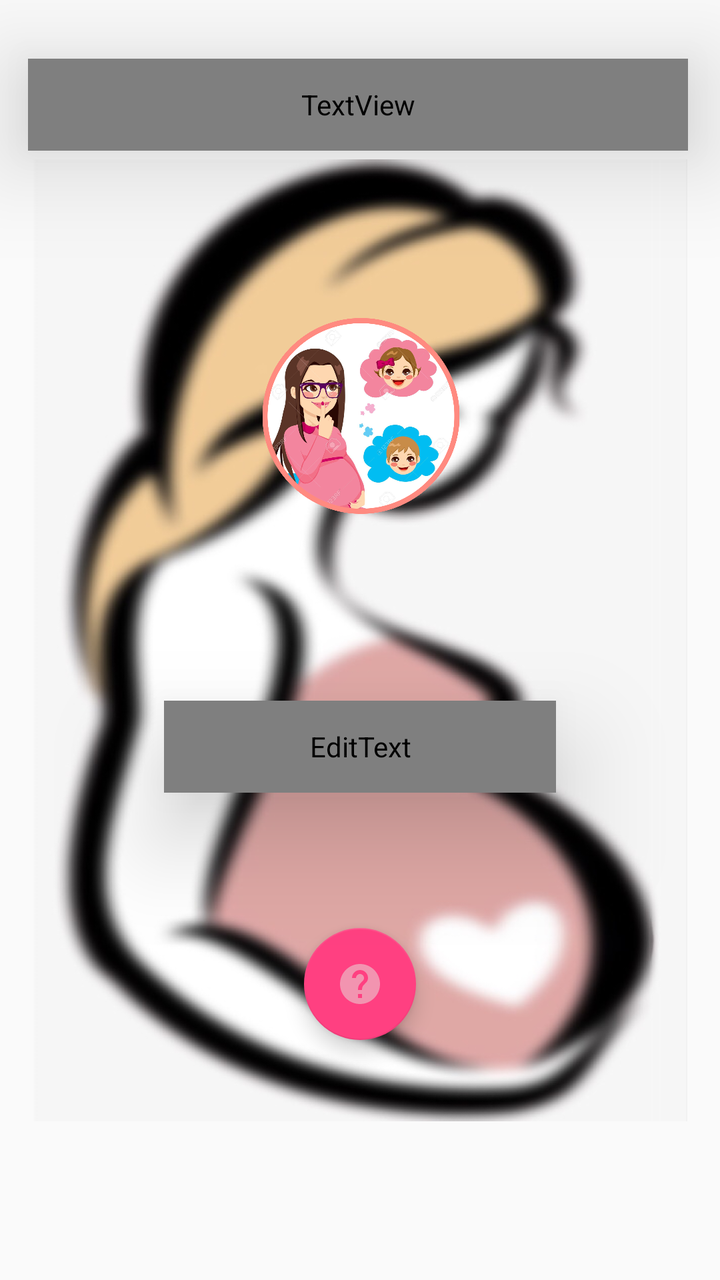
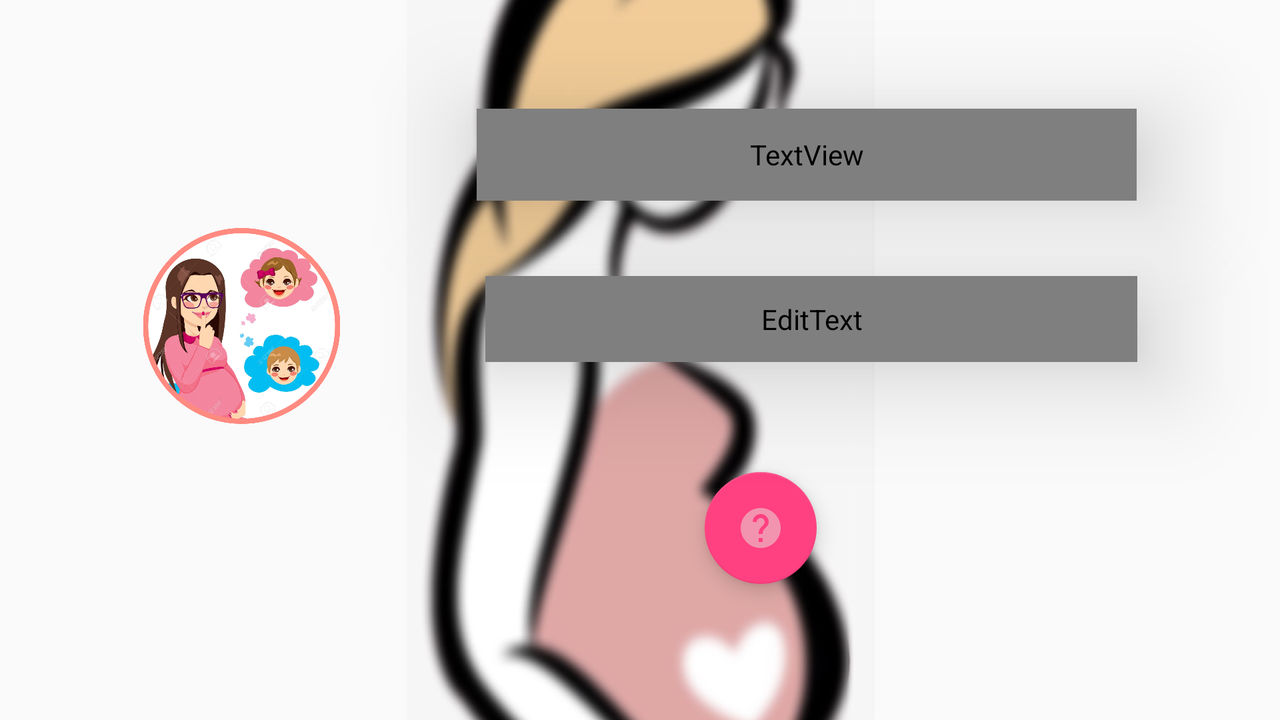

One screen, two layout resources from the same app: the default and the repository's alternative for another configuration. Each is rendered where Android would select it; the XML of both is given below.
<!-- AndroidManifest.xml: application theme AppTheme -->
<!-- res/layout/fragmento_principal.xml -->
<?xml version="1.0" encoding="utf-8"?>
<android.support.constraint.ConstraintLayout
    xmlns:android="http://schemas.android.com/apk/res/android"
    xmlns:app="http://schemas.android.com/apk/res-auto"
    xmlns:tools="http://schemas.android.com/tools"
    android:layout_width="match_parent"
    android:layout_height="match_parent">

    <LinearLayout
        android:id="@+id/linearLayout"
        android:layout_width="327dp"
        android:layout_height="481dp"
        android:layout_marginBottom="8dp"
        android:layout_marginEnd="8dp"
        android:layout_marginLeft="8dp"
        android:layout_marginRight="8dp"
        android:layout_marginStart="8dp"
        android:layout_marginTop="8dp"
        android:background="@drawable/background2"
        app:layout_constraintBottom_toBottomOf="parent"
        app:layout_constraintEnd_toEndOf="parent"
        app:layout_constraintStart_toStartOf="parent"
        app:layout_constraintTop_toTopOf="parent"
        android:orientation="vertical">

    </LinearLayout>

    <LinearLayout
        android:id="@+id/linearLayout2"
        android:layout_width="match_parent"
        android:layout_height="match_parent"
        android:background="@color/fondo"
        android:orientation="vertical"></LinearLayout>



    <ImageView
        android:id="@+id/imgLogo"
        android:layout_width="125dp"
        android:layout_height="98dp"
        android:layout_marginBottom="8dp"
        android:layout_marginEnd="8dp"
        android:layout_marginLeft="8dp"
        android:layout_marginRight="8dp"
        android:layout_marginStart="8dp"
        android:layout_marginTop="8dp"
        android:elevation="20dp"
        android:src="@mipmap/logo"
        app:layout_constraintBottom_toBottomOf="parent"
        app:layout_constraintEnd_toEndOf="parent"
        app:layout_constraintHorizontal_bias="0.502"
        app:layout_constraintStart_toStartOf="parent"
        app:layout_constraintTop_toTopOf="parent"
        app:layout_constraintVertical_bias="0.287" />

    <EditText
        android:id="@+id/txtFechaN"
        android:layout_width="196dp"
        android:layout_height="46dp"
        android:layout_marginBottom="8dp"
        android:layout_marginEnd="8dp"
        android:layout_marginLeft="8dp"
        android:layout_marginRight="8dp"
        android:layout_marginStart="8dp"
        android:layout_marginTop="8dp"
        android:background="@drawable/boton_redondo"
        android:elevation="30dp"
        android:focusable="false"
        android:gravity="center"
        android:hint="calcular nacimiento"
        android:textColor="@color/letra"
        android:textColorHint="@color/letra"
        android:textStyle="italic"
        app:layout_constraintBottom_toBottomOf="parent"
        app:layout_constraintEnd_toEndOf="parent"
        app:layout_constraintStart_toStartOf="parent"
        app:layout_constraintTop_toTopOf="parent"
        app:layout_constraintVertical_bias="0.592" />

    <TextView
        android:id="@+id/lblFechaNa"
        android:layout_width="330dp"
        android:layout_height="46dp"
        android:layout_marginBottom="8dp"
        android:layout_marginEnd="8dp"
        android:layout_marginLeft="8dp"
        android:layout_marginRight="8dp"
        android:layout_marginStart="8dp"
        android:layout_marginTop="8dp"
        android:background="@drawable/boton_redondo"
        android:elevation="30dp"
        android:gravity="center"
        android:text="Fecha Nacimiento"
        android:textColor="@color/letra"
        android:textStyle="italic"
        app:layout_constraintBottom_toBottomOf="parent"
        app:layout_constraintEnd_toEndOf="parent"
        app:layout_constraintHorizontal_bias="0.423"
        app:layout_constraintStart_toStartOf="parent"
        app:layout_constraintTop_toTopOf="parent"
        app:layout_constraintVertical_bias="0.037" />

    <android.support.design.widget.FloatingActionButton
        android:id="@+id/btnYuda"
        android:layout_width="wrap_content"
        android:layout_height="wrap_content"
        android:layout_marginBottom="120dp"
        android:layout_marginEnd="8dp"
        android:layout_marginStart="8dp"
        android:clickable="true"
        android:src="@drawable/ayuda"
        app:layout_constraintBottom_toBottomOf="parent"
        app:layout_constraintEnd_toEndOf="parent"
        app:layout_constraintStart_toStartOf="parent" />

</android.support.constraint.ConstraintLayout>
<!-- resources referenced by this layout -->
<resources>
  <!-- drawable ayuda (drawable) -->
  <vector android:height="24dp" android:tint="#8ee7d5d5"
      android:viewportHeight="24.0" android:viewportWidth="24.0"
      android:width="24dp" xmlns:android="http://schemas.android.com/apk/res/android">
      <path android:fillColor="#FF000000" android:pathData="M12,2C6.48,2 2,6.48 2,12s4.48,10 10,10 10,-4.48 10,-10S17.52,2 12,2zM13,19h-2v-2h2v2zM15.07,11.25l-0.9,0.92C13.45,12.9 13,13.5 13,15h-2v-0.5c0,-1.1 0.45,-2.1 1.17,-2.83l1.24,-1.26c0.37,-0.36 0.59,-0.86 0.59,-1.41 0,-1.1 -0.9,-2 -2,-2s-2,0.9 -2,2L8,9c0,-2.21 1.79,-4 4,-4s4,1.79 4,4c0,0.88 -0.36,1.68 -0.93,2.25z"/>
  </vector>
  <!-- drawable background2: jpeg bitmap (drawable, 67209 bytes) -->
  <!-- drawable boton_redondo (drawable) -->
  <?xml version="1.0" encoding="utf-8"?>
  <shape xmlns:android="http://schemas.android.com/apk/res/android">
      <solid android:color="#6d9f14a1"></solid>
      <corners android:radius="25dp"></corners>
  </shape>
  <!-- mipmap logo: png bitmap (mipmap-mdpi, 991822 bytes) -->
  <style name="AppTheme" parent="Theme.AppCompat.Light.DarkActionBar">
          
          <item name="colorPrimary">@color/colorPrimary</item>
          <item name="colorPrimaryDark">@color/colorPrimaryDark</item>
          <item name="colorAccent">@color/colorAccent</item>
          <item name="overlapAnchor">false</item>
          <item name="android:dropDownVerticalOffset">-4dp</item>
      </style>
  <color name="colorPrimary">#370A54</color>
  <color name="colorPrimaryDark">#767099</color>
  <color name="colorAccent">#FF4081</color>
</resources>
<!-- res/layout-land/fragmento_principal.xml (the repository's variant of the layout above) -->
<!-- drawn on the phone turned sideways -->
<?xml version="1.0" encoding="utf-8"?>
<android.support.constraint.ConstraintLayout
    xmlns:android="http://schemas.android.com/apk/res/android"
    xmlns:app="http://schemas.android.com/apk/res-auto"
    xmlns:tools="http://schemas.android.com/tools"
    android:layout_width="match_parent"
    android:layout_height="match_parent">

    <LinearLayout
        android:id="@+id/linearLayout"
        android:layout_width="234dp"
        android:layout_height="481dp"
        android:layout_marginBottom="8dp"
        android:layout_marginEnd="8dp"
        android:layout_marginStart="8dp"
        android:layout_marginTop="8dp"
        android:background="@drawable/background2"
        android:orientation="vertical"
        app:layout_constraintBottom_toBottomOf="parent"
        app:layout_constraintEnd_toEndOf="parent"
        app:layout_constraintStart_toStartOf="parent"
        app:layout_constraintTop_toTopOf="parent">

    </LinearLayout>

    <LinearLayout
        android:id="@+id/linearLayout2"
        android:layout_width="match_parent"
        android:layout_height="match_parent"
        android:background="@color/fondo"
        android:orientation="vertical"></LinearLayout>


    <ImageView
        android:id="@+id/imgLogo"
        android:layout_width="125dp"
        android:layout_height="98dp"
        android:layout_marginBottom="8dp"
        android:layout_marginEnd="8dp"
        android:layout_marginStart="8dp"
        android:layout_marginTop="8dp"
        android:elevation="20dp"
        android:src="@mipmap/logo"
        app:layout_constraintBottom_toBottomOf="parent"
        app:layout_constraintEnd_toEndOf="parent"
        app:layout_constraintHorizontal_bias="0.101"
        app:layout_constraintStart_toStartOf="parent"
        app:layout_constraintTop_toTopOf="parent"
        app:layout_constraintVertical_bias="0.431" />

    <EditText
        android:id="@+id/txtFechaN"
        android:layout_width="326dp"
        android:layout_height="43dp"
        android:layout_marginBottom="8dp"
        android:layout_marginEnd="8dp"
        android:layout_marginStart="8dp"
        android:layout_marginTop="8dp"
        android:background="@drawable/boton_redondo"
        android:elevation="30dp"
        android:focusable="false"
        android:gravity="center"
        android:hint="calcular nacimiento"
        android:textColor="@color/letra"
        android:textColorHint="@color/letra"
        android:textStyle="italic"
        app:layout_constraintBottom_toBottomOf="parent"
        app:layout_constraintEnd_toEndOf="parent"
        app:layout_constraintHorizontal_bias="0.788"
        app:layout_constraintStart_toStartOf="parent"
        app:layout_constraintTop_toTopOf="parent"
        app:layout_constraintVertical_bias="0.432" />

    <TextView
        android:id="@+id/lblFechaNa"
        android:layout_width="330dp"
        android:layout_height="46dp"
        android:layout_marginBottom="8dp"
        android:layout_marginEnd="8dp"
        android:layout_marginStart="8dp"
        android:layout_marginTop="8dp"
        android:background="@drawable/boton_redondo"
        android:elevation="30dp"
        android:gravity="center"
        android:text="Fecha Nacimiento"
        android:textColor="@color/letra"
        android:textStyle="italic"
        app:layout_constraintBottom_toBottomOf="parent"
        app:layout_constraintEnd_toEndOf="parent"
        app:layout_constraintHorizontal_bias="0.784"
        app:layout_constraintStart_toStartOf="parent"
        app:layout_constraintTop_toTopOf="parent"
        app:layout_constraintVertical_bias="0.156" />

    <android.support.design.widget.FloatingActionButton
        android:id="@+id/btnYuda"
        android:layout_width="wrap_content"
        android:layout_height="wrap_content"
        android:layout_marginBottom="68dp"
        android:layout_marginEnd="8dp"
        android:layout_marginStart="8dp"
        android:layout_marginTop="8dp"
        android:clickable="true"
        android:src="@drawable/ayuda"
        app:layout_constraintBottom_toBottomOf="parent"
        app:layout_constraintEnd_toEndOf="parent"
        app:layout_constraintHorizontal_bias="0.606"
        app:layout_constraintStart_toStartOf="parent"
        app:layout_constraintTop_toTopOf="parent"
        app:layout_constraintVertical_bias="1.0" />

</android.support.constraint.ConstraintLayout>
